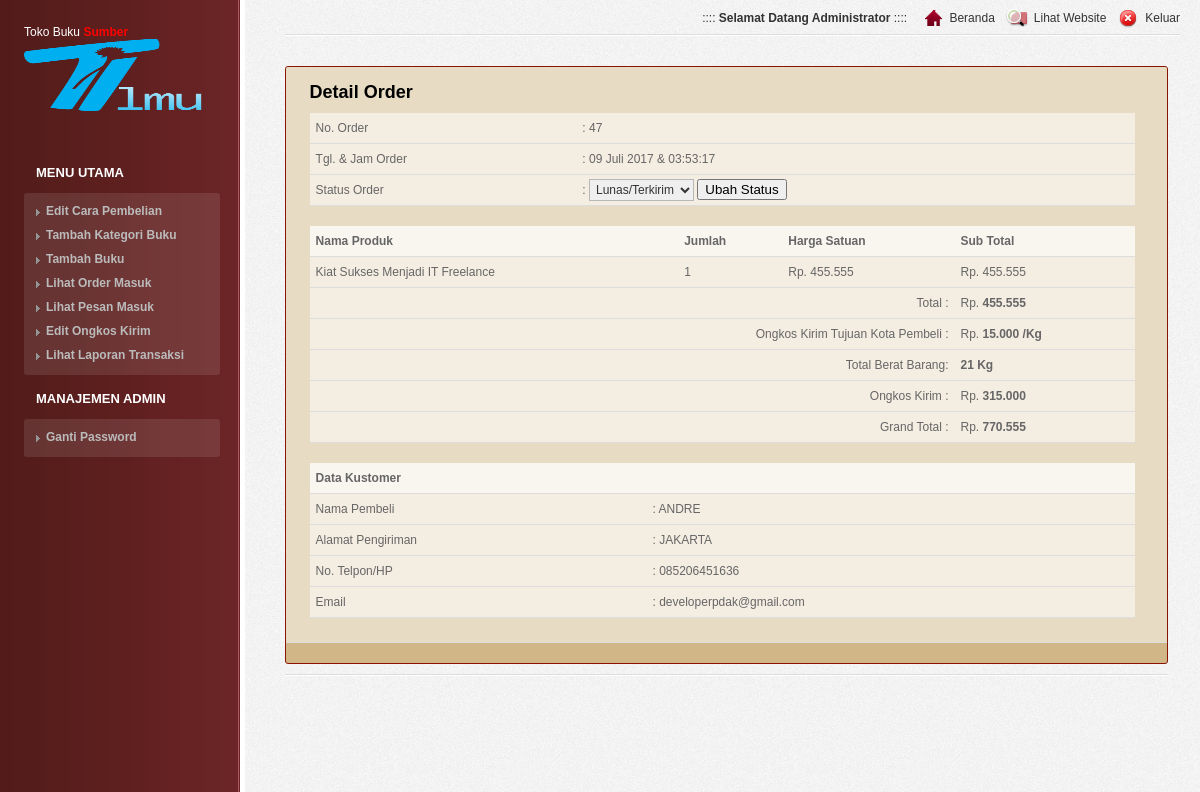
/PROGRAM/tokobukusumberilmu/login/media.php?module=order&act=detailorder&id=47 (signed in), run on the app's committed database.
### tables this page shows
CREATE TABLE `orders` (
  `id_orders` int(5) NOT NULL,
  `nama_kustomer` varchar(100) NOT NULL,
  `alamat` text NOT NULL,
  `telpon` varchar(20) NOT NULL,
  `email` varchar(50) NOT NULL,
  `status_order` varchar(50) NOT NULL DEFAULT 'Baru',
  `tgl_order` date NOT NULL,
  `jam_order` time NOT NULL,
  `id_kota` int(3) NOT NULL
);

CREATE TABLE `orders_detail` (
  `id_orders` int(5) NOT NULL,
  `id_produk` int(5) NOT NULL,
  `jumlah` int(5) NOT NULL
);

CREATE TABLE `produk` (
  `id_produk` int(5) NOT NULL,
  `id_kategori` int(5) NOT NULL,
  `nama_produk` varchar(100) NOT NULL,
  `produk_seo` varchar(100) NOT NULL,
  `deskripsi` text NOT NULL,
  `harga` int(20) NOT NULL,
  `stok` int(5) NOT NULL,
  `berat` decimal(5,2) UNSIGNED NOT NULL DEFAULT '0.00',
  `tgl_masuk` date NOT NULL,
  `gambar` varchar(100) NOT NULL,
  `dibeli` int(5) NOT NULL DEFAULT '1',
  `diskon` int(5) NOT NULL DEFAULT '0'
);

CREATE TABLE `kota` (
  `id_kota` int(3) NOT NULL,
  `id_perusahaan` int(10) NOT NULL,
  `nama_kota` varchar(100) NOT NULL,
  `ongkos_kirim` int(10) NOT NULL
);

### PROGRAM/tokobukusumberilmu/config/fungsi_indotgl.php (called while the page is built, shortened)
<?php
	function tgl_indo($tgl){
			$tanggal = substr($tgl,8,2);
			$bulan = getBulan(substr($tgl,5,2));
			$tahun = substr($tgl,0,4);
			return $tanggal.' '.$bulan.' '.$tahun;
	}
	function getBulan($bln){
				switch ($bln){
					case 7:
						return "Juli";
						break;
				}
			}
?>

### PROGRAM/tokobukusumberilmu/config/fungsi_rupiah.php (called while the page is built)
<?php
function format_rupiah($angka){
  $rupiah=number_format($angka,0,',','.');
  return $rupiah;
}
?>

### PROGRAM/tokobukusumberilmu/login/modul/mod_order/order.php (the view, shortened to what this page needs)
<?php
 if (empty($_SESSION['username']) AND empty($_SESSION['passuser'])){
  echo "<link href='style.css' rel='stylesheet' type='text/css'>
 <center>Untuk mengakses modul, Anda harus login <br>";
  echo "<a href=../../index.php><b>LOGIN</b></a></center>";
}
else{
$aksi="modul/mod_order/aksi_order.php";
switch($_GET[act]){
  case "detailorder":
    $edit = mysql_query("SELECT * FROM orders WHERE id_orders='$_GET[id]'");
    $r    = mysql_fetch_array($edit);
    $tanggal=tgl_indo($r[tgl_order]);
    $pilihan_status = array('Batal','Lunas/Terkirim');
    $pilihan_order = '';
    foreach ($pilihan_status as $status) {
	   $pilihan_order .= "<option value=$status";
	   if ($status == $r[status_order]) {
		    $pilihan_order .= " selected";
	   }
	   $pilihan_order .= ">$status</option>\r\n";
    }
    echo "<h2>Detail Order</h2>
          <form method=POST action=$aksi?module=order&act=update>
          <input type=hidden name=id value=$r[id_orders]>
          <table>
          <tr><td>No. Order</td>        <td> : $r[id_orders]</td></tr>
          <tr><td>Tgl. & Jam Order</td> <td> : $tanggal & $r[jam_order]</td></tr>
          <tr><td>Status Order      </td><td>: <select name=status_order>$pilihan_order</select>
          <input type=submit value='Ubah Status'></td></tr>
          </table></form>";
  $sql2=mysql_query("SELECT * FROM orders_detail, produk
                     WHERE orders_detail.id_produk=produk.id_produk
                     AND orders_detail.id_orders='$_GET[id]'");
  echo "<table border=0 width=500>
        <tr><th>Nama Produk</th><th>Jumlah</th><th>Harga Satuan</th><th>Sub Total</th></tr>";
  while($s=mysql_fetch_array($sql2)){
    $subtotalberat = $s[berat] * $s[jumlah];
	$totalberat  = $totalberat + $subtotalberat;
    $subtotal    = $s[harga] * $s[jumlah];
    $total       = $total + $subtotal;
    $subtotal_rp = format_rupiah($subtotal);
    $total_rp    = format_rupiah($total);
    $harga       = format_rupiah($s[harga]);
    echo "<tr><td>$s[nama_produk]</td><td>$s[jumlah]</td><td>Rp. $harga</td><td>Rp. $subtotal_rp</td></tr>";
  }
  $ongkos=mysql_fetch_array(mysql_query("SELECT * FROM kota,orders WHERE orders.id_kota=kota.id_kota AND id_orders='$_GET[id]'"));
  $ongkoskirim1=$ongkos[ongkos_kirim];
  $ongkoskirim = $ongkoskirim1 * $totalberat;
  $grandtotal    = $total + $ongkoskirim;
  $ongkoskirim_rp = format_rupiah($ongkoskirim);
  $grandtotal_rp  = format_rupiah($grandtotal);
  $ongkoskirim1_rp   = format_rupiah($ongkoskirim1);
echo "<tr><td colspan=3 align=right>Total : </td><td>Rp. <b>$total_rp</b></td></tr>
      <tr><td colspan=3 align=right>Ongkos Kirim Tujuan Kota Pembeli :</td><td>Rp. <b>$ongkoskirim1_rp /Kg</b></td></tr>
	  <tr><td colspan=3 align=right>Total Berat Barang: </td><td><b>$totalberat Kg</b></td></tr>
      <tr><td colspan=3 align=right>Ongkos Kirim : </td><td>Rp. <b>$ongkoskirim_rp</b></td></tr>
      <tr><td colspan=3 align=right>Grand Total : </td><td>Rp. <b>$grandtotal_rp</b></td></tr>
      </table>";
  echo "<table border=0 width=500>
        <tr><th colspan=2>Data Kustomer</th></tr>
        <tr><td>Nama Pembeli</td><td> : $r[nama_kustomer]</td></tr>
        <tr><td>Alamat Pengiriman</td><td> : $r[alamat]</td></tr>
        <tr><td>No. Telpon/HP</td><td> : $r[telpon]</td></tr>
        <tr><td>Email</td><td> : $r[email]</td></tr>
        </table>";
    break;
 }
}
?>

### PROGRAM/tokobukusumberilmu/login/css/screen.css (style rules this page uses)
html { background: url('../images/main.gif') top left #EEEEEE; }
body { background: url('../images/sidebar.gif') top left repeat-y; min-width: 1000px; min-height: 900px; text-align: left; margin: 0px; font-family: arial; font-size: 12px; color: #666666; }
h2 { color: #000; font-size: 18px; font-weight: bold; padding-top: 10px; margin-bottom: 10px; }
.page table { width: 100%; margin: 0px; margin-bottom: 20px; }
.page th { background: url('../images/header.gif') top left repeat-x #FFFFFF; border-bottom: 1px solid #DDDDDD; text-align: left; line-height: 22px; padding: 4px 6px 4px 6px; color: #333333; white-space: nowrap; }
.page td { background: url('../images/bck_white_50.png') top left; border-bottom: 1px solid #DDDDDD; line-height: 22px; padding: 4px 6px 4px 6px; }
.page tbody th { background: url('../images/bck_white_75.png') top left; font-weight: bold; white-space: nowrap; color: #666666; }
form { width: 100%; }
select { display: inline; border: 1px solid #B8B8B8; font-size: 12px; font-family: arial; color: #333333; height: 22px; padding: 2px; }

### data on the page
orders: id_orders "47", tgl_order "09 Juli 2017", jam_order "03:53:17", id_kota.ongkos_kirim "15.000", id_kota.ongkos_kirim "315.000", id_kota.ongkos_kirim "770.555", nama_kustomer "ANDRE", alamat "JAKARTA", telpon "085206451636", email "developerpdak@gmail.com"
orders_detail: id_produk.nama_produk "Kiat Sukses Menjadi IT Freelance", jumlah "1", id_produk.harga "455.555", subtotal_rp "455.555"

### other printed values
$_SESSION[namalengkap] "Administrator"
$total_rp "455.555"
$totalberat "21"
form field status_order "Lunas/Terkirim"
